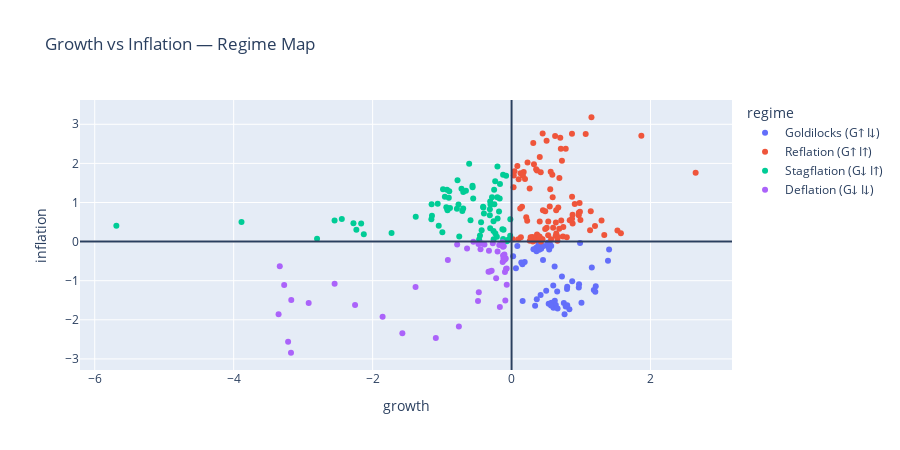

The cell this chart's notebook holds for it:
### Code cell
df_scatter = scores.copy()
df_scatter["regime"] = regime
df_scatter = df_scatter.dropna(subset=["growth","inflation","regime"]).reset_index().rename(columns={"DATE":"date"})

fig = px.scatter(
    df_scatter,
    x="growth", y="inflation",
    color="regime",
    hover_data=["date"],
    title="Growth vs Inflation — Regime Map"
)
fig.add_hline(y=0); fig.add_vline(x=0)
fig.update_layout(height=450)
fig.show()
